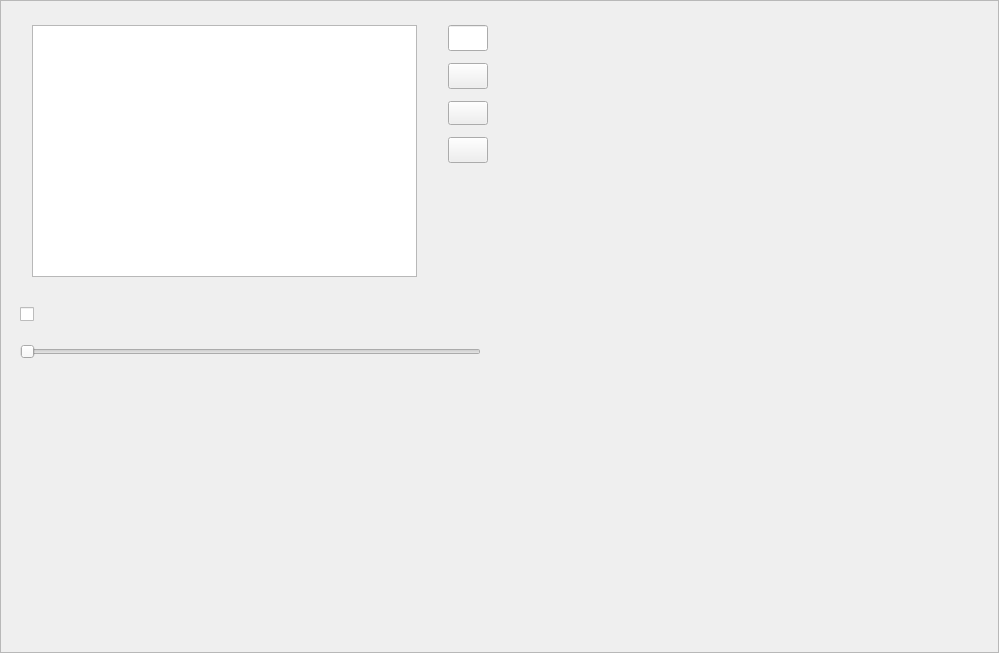
<?xml version="1.0" encoding="UTF-8"?>
<ui version="4.0">
    <class>RaptorUploadPage</class>
    <widget class="QWidget" name="RaptorUploadPage">
        <property name="geometry">
            <rect>
                <x>0</x>
                <y>0</y>
                <width>999</width>
                <height>653</height>
            </rect>
        </property>
        <property name="windowTitle">
            <string>RaptorUploadPage</string>
        </property>
        <layout class="QVBoxLayout" name="_UploadPageLayout">
            <property name="spacing">
                <number>0</number>
            </property>
            <property name="leftMargin">
                <number>0</number>
            </property>
            <property name="topMargin">
                <number>0</number>
            </property>
            <property name="rightMargin">
                <number>0</number>
            </property>
            <property name="bottomMargin">
                <number>0</number>
            </property>
            <item>
                <widget class="QScrollArea" name="_ScrollArea">
                    <property name="widgetResizable">
                        <bool>true</bool>
                    </property>
                    <widget class="QWidget" name="_Body">
                        <property name="geometry">
                            <rect>
                                <x>0</x>
                                <y>0</y>
                                <width>997</width>
                                <height>651</height>
                            </rect>
                        </property>
                        <layout class="QHBoxLayout" name="_BodyLayout">
                            <property name="spacing">
                                <number>12</number>
                            </property>
                            <property name="leftMargin">
                                <number>0</number>
                            </property>
                            <property name="topMargin">
                                <number>0</number>
                            </property>
                            <property name="rightMargin">
                                <number>0</number>
                            </property>
                            <property name="bottomMargin">
                                <number>0</number>
                            </property>
                            <item>
                                <widget class="QWidget" name="_UploadPanel" native="true">
                                    <property name="minimumSize">
                                        <size>
                                            <width>100</width>
                                            <height>0</height>
                                        </size>
                                    </property>
                                    <layout class="QGridLayout" name="_UploadPanelLayout">
                                        <property name="leftMargin">
                                            <number>0</number>
                                        </property>
                                        <property name="topMargin">
                                            <number>12</number>
                                        </property>
                                        <property name="rightMargin">
                                            <number>0</number>
                                        </property>
                                        <property name="bottomMargin">
                                            <number>12</number>
                                        </property>
                                        <property name="spacing">
                                            <number>12</number>
                                        </property>
                                        <item row="0" column="0">
                                            <widget class="QLabel" name="_FilterTip">
                                                <property name="minimumSize">
                                                    <size>
                                                        <width>0</width>
                                                        <height>26</height>
                                                    </size>
                                                </property>
                                                <property name="text">
                                                    <string/>
                                                </property>
                                                <property name="alignment">
                                                    <set>Qt::AlignRight|Qt::AlignTop|Qt::AlignTrailing</set>
                                                </property>
                                            </widget>
                                        </item>
                                        <item row="4" column="1">
                                            <spacer name="_UploadPanelSpacer">
                                                <property name="orientation">
                                                    <enum>Qt::Vertical</enum>
                                                </property>
                                                <property name="sizeHint" stdset="0">
                                                    <size>
                                                        <width>20</width>
                                                        <height>40</height>
                                                    </size>
                                                </property>
                                            </spacer>
                                        </item>
                                        <item row="1" column="0">
                                            <widget class="QLabel" name="_SkipRapidTip">
                                                <property name="minimumSize">
                                                    <size>
                                                        <width>0</width>
                                                        <height>26</height>
                                                    </size>
                                                </property>
                                                <property name="maximumSize">
                                                    <size>
                                                        <width>16777215</width>
                                                        <height>26</height>
                                                    </size>
                                                </property>
                                                <property name="text">
                                                    <string/>
                                                </property>
                                                <property name="alignment">
                                                    <set>Qt::AlignRight|Qt::AlignTrailing|Qt::AlignVCenter</set>
                                                </property>
                                            </widget>
                                        </item>
                                        <item row="0" column="1">
                                            <widget class="QWidget" name="_FilterPanel" native="true">
                                                <layout class="QHBoxLayout" name="_FilterPanelLayout" stretch="9,1">
                                                    <property name="spacing">
                                                        <number>12</number>
                                                    </property>
                                                    <property name="leftMargin">
                                                        <number>12</number>
                                                    </property>
                                                    <property name="topMargin">
                                                        <number>12</number>
                                                    </property>
                                                    <property name="rightMargin">
                                                        <number>12</number>
                                                    </property>
                                                    <property name="bottomMargin">
                                                        <number>12</number>
                                                    </property>
                                                    <item>
                                                        <widget class="QTableView" name="_FilterView">
                                                            <property name="minimumSize">
                                                                <size>
                                                                    <width>0</width>
                                                                    <height>200</height>
                                                                </size>
                                                            </property>
                                                        </widget>
                                                    </item>
                                                    <item>
                                                        <widget class="QWidget" name="_FilterControlPanel"
                                                                native="true">
                                                            <layout class="QGridLayout" name="_ItemControlPanelLayout">
                                                                <property name="leftMargin">
                                                                    <number>0</number>
                                                                </property>
                                                                <property name="topMargin">
                                                                    <number>0</number>
                                                                </property>
                                                                <property name="rightMargin">
                                                                    <number>0</number>
                                                                </property>
                                                                <property name="bottomMargin">
                                                                    <number>0</number>
                                                                </property>
                                                                <property name="spacing">
                                                                    <number>12</number>
                                                                </property>
                                                                <item row="0" column="2">
                                                                    <widget class="QLineEdit" name="_FilterName">
                                                                        <property name="minimumSize">
                                                                            <size>
                                                                                <width>0</width>
                                                                                <height>26</height>
                                                                            </size>
                                                                        </property>
                                                                        <property name="maximumSize">
                                                                            <size>
                                                                                <width>16777215</width>
                                                                                <height>26</height>
                                                                            </size>
                                                                        </property>
                                                                    </widget>
                                                                </item>
                                                                <item row="2" column="2">
                                                                    <widget class="QPushButton" name="_FilterRemove">
                                                                        <property name="minimumSize">
                                                                            <size>
                                                                                <width>0</width>
                                                                                <height>24</height>
                                                                            </size>
                                                                        </property>
                                                                        <property name="maximumSize">
                                                                            <size>
                                                                                <width>16777215</width>
                                                                                <height>24</height>
                                                                            </size>
                                                                        </property>
                                                                        <property name="text">
                                                                            <string/>
                                                                        </property>
                                                                    </widget>
                                                                </item>
                                                                <item row="5" column="2">
                                                                    <spacer name="_FilterControlPanelSpacer">
                                                                        <property name="orientation">
                                                                            <enum>Qt::Vertical</enum>
                                                                        </property>
                                                                        <property name="sizeHint" stdset="0">
                                                                            <size>
                                                                                <width>20</width>
                                                                                <height>40</height>
                                                                            </size>
                                                                        </property>
                                                                    </spacer>
                                                                </item>
                                                                <item row="3" column="2">
                                                                    <widget class="QPushButton" name="_FilterClear">
                                                                        <property name="minimumSize">
                                                                            <size>
                                                                                <width>0</width>
                                                                                <height>26</height>
                                                                            </size>
                                                                        </property>
                                                                        <property name="maximumSize">
                                                                            <size>
                                                                                <width>16777215</width>
                                                                                <height>26</height>
                                                                            </size>
                                                                        </property>
                                                                        <property name="text">
                                                                            <string/>
                                                                        </property>
                                                                    </widget>
                                                                </item>
                                                                <item row="0" column="0">
                                                                    <widget class="QLabel" name="_FilterNameTip">
                                                                        <property name="minimumSize">
                                                                            <size>
                                                                                <width>0</width>
                                                                                <height>26</height>
                                                                            </size>
                                                                        </property>
                                                                        <property name="maximumSize">
                                                                            <size>
                                                                                <width>16777215</width>
                                                                                <height>26</height>
                                                                            </size>
                                                                        </property>
                                                                        <property name="text">
                                                                            <string/>
                                                                        </property>
                                                                        <property name="alignment">
                                                                            <set>Qt::AlignRight|Qt::AlignTrailing|Qt::AlignVCenter</set>
                                                                        </property>
                                                                    </widget>
                                                                </item>
                                                                <item row="1" column="2">
                                                                    <widget class="QPushButton" name="_FilterAdd">
                                                                        <property name="minimumSize">
                                                                            <size>
                                                                                <width>0</width>
                                                                                <height>26</height>
                                                                            </size>
                                                                        </property>
                                                                        <property name="maximumSize">
                                                                            <size>
                                                                                <width>16777215</width>
                                                                                <height>26</height>
                                                                            </size>
                                                                        </property>
                                                                        <property name="text">
                                                                            <string/>
                                                                        </property>
                                                                    </widget>
                                                                </item>
                                                                <item row="4" column="0">
                                                                    <widget class="QLabel" name="_FilterMessageTip">
                                                                        <property name="minimumSize">
                                                                            <size>
                                                                                <width>0</width>
                                                                                <height>26</height>
                                                                            </size>
                                                                        </property>
                                                                        <property name="maximumSize">
                                                                            <size>
                                                                                <width>16777215</width>
                                                                                <height>26</height>
                                                                            </size>
                                                                        </property>
                                                                        <property name="text">
                                                                            <string/>
                                                                        </property>
                                                                        <property name="alignment">
                                                                            <set>Qt::AlignRight|Qt::AlignTrailing|Qt::AlignVCenter</set>
                                                                        </property>
                                                                    </widget>
                                                                </item>
                                                                <item row="4" column="2">
                                                                    <widget class="QLabel" name="_FilterMessage">
                                                                        <property name="minimumSize">
                                                                            <size>
                                                                                <width>0</width>
                                                                                <height>26</height>
                                                                            </size>
                                                                        </property>
                                                                        <property name="maximumSize">
                                                                            <size>
                                                                                <width>16777215</width>
                                                                                <height>26</height>
                                                                            </size>
                                                                        </property>
                                                                        <property name="text">
                                                                            <string/>
                                                                        </property>
                                                                    </widget>
                                                                </item>
                                                            </layout>
                                                        </widget>
                                                    </item>
                                                </layout>
                                            </widget>
                                        </item>
                                        <item row="1" column="1">
                                            <widget class="QCheckBox" name="_SkipNoRapid">
                                                <property name="minimumSize">
                                                    <size>
                                                        <width>0</width>
                                                        <height>26</height>
                                                    </size>
                                                </property>
                                                <property name="maximumSize">
                                                    <size>
                                                        <width>16777215</width>
                                                        <height>26</height>
                                                    </size>
                                                </property>
                                                <property name="text">
                                                    <string/>
                                                </property>
                                            </widget>
                                        </item>
                                        <item row="2" column="1">
                                            <widget class="QWidget" name="_ConcurrentPanel" native="true">
                                                <layout class="QHBoxLayout" name="_ConcurrentPanelLayout">
                                                    <property name="spacing">
                                                        <number>12</number>
                                                    </property>
                                                    <property name="leftMargin">
                                                        <number>0</number>
                                                    </property>
                                                    <property name="topMargin">
                                                        <number>0</number>
                                                    </property>
                                                    <property name="rightMargin">
                                                        <number>0</number>
                                                    </property>
                                                    <property name="bottomMargin">
                                                        <number>0</number>
                                                    </property>
                                                    <item>
                                                        <widget class="QSlider" name="_ConcurrentSlider">
                                                            <property name="minimumSize">
                                                                <size>
                                                                    <width>0</width>
                                                                    <height>26</height>
                                                                </size>
                                                            </property>
                                                            <property name="maximumSize">
                                                                <size>
                                                                    <width>16777215</width>
                                                                    <height>26</height>
                                                                </size>
                                                            </property>
                                                            <property name="minimum">
                                                                <number>1</number>
                                                            </property>
                                                            <property name="maximum">
                                                                <number>5</number>
                                                            </property>
                                                            <property name="pageStep">
                                                                <number>1</number>
                                                            </property>
                                                            <property name="orientation">
                                                                <enum>Qt::Horizontal</enum>
                                                            </property>
                                                        </widget>
                                                    </item>
                                                    <item>
                                                        <widget class="QLabel" name="_Concurrent">
                                                            <property name="minimumSize">
                                                                <size>
                                                                    <width>0</width>
                                                                    <height>26</height>
                                                                </size>
                                                            </property>
                                                            <property name="maximumSize">
                                                                <size>
                                                                    <width>16777215</width>
                                                                    <height>26</height>
                                                                </size>
                                                            </property>
                                                            <property name="text">
                                                                <string/>
                                                            </property>
                                                        </widget>
                                                    </item>
                                                </layout>
                                            </widget>
                                        </item>
                                        <item row="2" column="0">
                                            <widget class="QLabel" name="_ConcurrentTip">
                                                <property name="minimumSize">
                                                    <size>
                                                        <width>0</width>
                                                        <height>26</height>
                                                    </size>
                                                </property>
                                                <property name="maximumSize">
                                                    <size>
                                                        <width>16777215</width>
                                                        <height>26</height>
                                                    </size>
                                                </property>
                                                <property name="text">
                                                    <string/>
                                                </property>
                                                <property name="alignment">
                                                    <set>Qt::AlignRight|Qt::AlignTrailing|Qt::AlignVCenter</set>
                                                </property>
                                            </widget>
                                        </item>
                                    </layout>
                                </widget>
                            </item>
                            <item>
                                <spacer name="_BodySpacer">
                                    <property name="orientation">
                                        <enum>Qt::Horizontal</enum>
                                    </property>
                                    <property name="sizeHint" stdset="0">
                                        <size>
                                            <width>466</width>
                                            <height>20</height>
                                        </size>
                                    </property>
                                </spacer>
                            </item>
                        </layout>
                    </widget>
                </widget>
            </item>
        </layout>
    </widget>
    <resources/>
    <connections/>
</ui>
